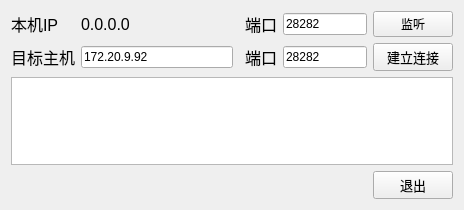
<?xml version="1.0" encoding="UTF-8"?>
<ui version="4.0">
 <class>StartScreen</class>
 <widget class="QWidget" name="StartScreen">
  <property name="geometry">
   <rect>
    <x>0</x>
    <y>0</y>
    <width>464</width>
    <height>210</height>
   </rect>
  </property>
  <property name="windowTitle">
   <string>连接</string>
  </property>
  <layout class="QGridLayout" name="gridLayout">
   <item row="0" column="0">
    <widget class="QLabel" name="lab_IP">
     <property name="font">
      <font>
       <pointsize>12</pointsize>
      </font>
     </property>
     <property name="text">
      <string>本机IP</string>
     </property>
    </widget>
   </item>
   <item row="0" column="1">
    <widget class="QLabel" name="lab_IP_W">
     <property name="font">
      <font>
       <pointsize>12</pointsize>
      </font>
     </property>
     <property name="text">
      <string>0.0.0.0</string>
     </property>
    </widget>
   </item>
   <item row="0" column="3">
    <widget class="QLineEdit" name="Edit_lisPort">
     <property name="text">
      <string>28282</string>
     </property>
    </widget>
   </item>
   <item row="0" column="4">
    <widget class="QPushButton" name="Button_listen">
     <property name="text">
      <string>监听</string>
     </property>
    </widget>
   </item>
   <item row="1" column="0">
    <widget class="QLabel" name="lab_Target">
     <property name="font">
      <font>
       <pointsize>12</pointsize>
      </font>
     </property>
     <property name="text">
      <string>目标主机</string>
     </property>
    </widget>
   </item>
   <item row="1" column="1">
    <widget class="QLineEdit" name="LineEdit_TargetIp">
     <property name="sizePolicy">
      <sizepolicy hsizetype="Expanding" vsizetype="Fixed">
       <horstretch>20</horstretch>
       <verstretch>0</verstretch>
      </sizepolicy>
     </property>
     <property name="text">
      <string>172.20.9.92</string>
     </property>
    </widget>
   </item>
   <item row="2" column="0" colspan="5">
    <widget class="QTextBrowser" name="textBro_msgout"/>
   </item>
   <item row="1" column="3">
    <widget class="QLineEdit" name="Edit_conPort">
     <property name="sizePolicy">
      <sizepolicy hsizetype="Expanding" vsizetype="Fixed">
       <horstretch>11</horstretch>
       <verstretch>0</verstretch>
      </sizepolicy>
     </property>
     <property name="text">
      <string>28282</string>
     </property>
    </widget>
   </item>
   <item row="1" column="4">
    <widget class="QPushButton" name="Button_connect">
     <property name="font">
      <font>
       <pointsize>10</pointsize>
      </font>
     </property>
     <property name="text">
      <string>建立连接</string>
     </property>
    </widget>
   </item>
   <item row="3" column="4">
    <widget class="QPushButton" name="Button_exit">
     <property name="font">
      <font>
       <pointsize>10</pointsize>
      </font>
     </property>
     <property name="text">
      <string>退出</string>
     </property>
    </widget>
   </item>
   <item row="1" column="2" alignment="Qt::AlignRight">
    <widget class="QLabel" name="label">
     <property name="font">
      <font>
       <pointsize>12</pointsize>
      </font>
     </property>
     <property name="text">
      <string>端口</string>
     </property>
    </widget>
   </item>
   <item row="0" column="2" alignment="Qt::AlignRight">
    <widget class="QLabel" name="label_2">
     <property name="sizePolicy">
      <sizepolicy hsizetype="Preferred" vsizetype="Preferred">
       <horstretch>5</horstretch>
       <verstretch>0</verstretch>
      </sizepolicy>
     </property>
     <property name="font">
      <font>
       <pointsize>12</pointsize>
      </font>
     </property>
     <property name="text">
      <string>端口</string>
     </property>
    </widget>
   </item>
  </layout>
 </widget>
 <resources/>
 <connections/>
</ui>
